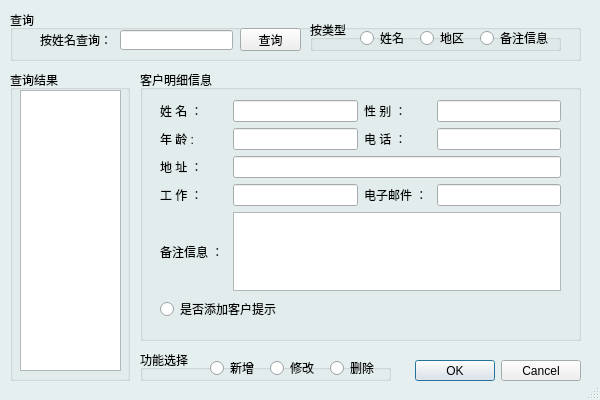
<?xml version="1.0" encoding="UTF-8"?>
<ui version="4.0">
 <class>Dialog</class>
 <widget class="QDialog" name="Dialog">
  <property name="geometry">
   <rect>
    <x>0</x>
    <y>0</y>
    <width>600</width>
    <height>400</height>
   </rect>
  </property>
  <property name="palette">
   <palette>
    <active>
     <colorrole role="Base">
      <brush brushstyle="SolidPattern">
       <color alpha="255">
        <red>255</red>
        <green>255</green>
        <blue>255</blue>
       </color>
      </brush>
     </colorrole>
     <colorrole role="Window">
      <brush brushstyle="SolidPattern">
       <color alpha="255">
        <red>229</red>
        <green>239</green>
        <blue>240</blue>
       </color>
      </brush>
     </colorrole>
    </active>
    <inactive>
     <colorrole role="Base">
      <brush brushstyle="SolidPattern">
       <color alpha="255">
        <red>255</red>
        <green>255</green>
        <blue>255</blue>
       </color>
      </brush>
     </colorrole>
     <colorrole role="Window">
      <brush brushstyle="SolidPattern">
       <color alpha="255">
        <red>229</red>
        <green>239</green>
        <blue>240</blue>
       </color>
      </brush>
     </colorrole>
    </inactive>
    <disabled>
     <colorrole role="Base">
      <brush brushstyle="SolidPattern">
       <color alpha="255">
        <red>229</red>
        <green>239</green>
        <blue>240</blue>
       </color>
      </brush>
     </colorrole>
     <colorrole role="Window">
      <brush brushstyle="SolidPattern">
       <color alpha="255">
        <red>229</red>
        <green>239</green>
        <blue>240</blue>
       </color>
      </brush>
     </colorrole>
    </disabled>
   </palette>
  </property>
  <property name="windowTitle">
   <string>客户信息编辑</string>
  </property>
  <property name="autoFillBackground">
   <bool>false</bool>
  </property>
  <property name="sizeGripEnabled">
   <bool>true</bool>
  </property>
  <widget class="QDialogButtonBox" name="buttonBox">
   <property name="geometry">
    <rect>
     <x>390</x>
     <y>360</y>
     <width>191</width>
     <height>21</height>
    </rect>
   </property>
   <property name="orientation">
    <enum>Qt::Horizontal</enum>
   </property>
   <property name="standardButtons">
    <set>QDialogButtonBox::Cancel|QDialogButtonBox::Ok</set>
   </property>
  </widget>
  <widget class="QGroupBox" name="groupBox_select">
   <property name="geometry">
    <rect>
     <x>10</x>
     <y>10</y>
     <width>571</width>
     <height>51</height>
    </rect>
   </property>
   <property name="title">
    <string>查询</string>
   </property>
   <widget class="QLabel" name="label">
    <property name="geometry">
     <rect>
      <x>30</x>
      <y>20</y>
      <width>91</width>
      <height>20</height>
     </rect>
    </property>
    <property name="text">
     <string>按姓名查询：</string>
    </property>
   </widget>
   <widget class="QLineEdit" name="lineEdit_cx">
    <property name="geometry">
     <rect>
      <x>110</x>
      <y>20</y>
      <width>113</width>
      <height>20</height>
     </rect>
    </property>
   </widget>
   <widget class="QGroupBox" name="groupBox_selecttype">
    <property name="geometry">
     <rect>
      <x>300</x>
      <y>10</y>
      <width>251</width>
      <height>31</height>
     </rect>
    </property>
    <property name="title">
     <string>按类型</string>
    </property>
    <widget class="QRadioButton" name="radioButton_xm">
     <property name="geometry">
      <rect>
       <x>50</x>
       <y>10</y>
       <width>51</width>
       <height>16</height>
      </rect>
     </property>
     <property name="text">
      <string>姓名</string>
     </property>
    </widget>
    <widget class="QRadioButton" name="radioButton_dq">
     <property name="geometry">
      <rect>
       <x>110</x>
       <y>10</y>
       <width>51</width>
       <height>16</height>
      </rect>
     </property>
     <property name="text">
      <string>地区</string>
     </property>
    </widget>
    <widget class="QRadioButton" name="radioButton_bz">
     <property name="geometry">
      <rect>
       <x>170</x>
       <y>10</y>
       <width>71</width>
       <height>16</height>
      </rect>
     </property>
     <property name="text">
      <string>备注信息</string>
     </property>
    </widget>
   </widget>
   <widget class="QPushButton" name="pushButton_cx">
    <property name="geometry">
     <rect>
      <x>230</x>
      <y>18</y>
      <width>61</width>
      <height>23</height>
     </rect>
    </property>
    <property name="text">
     <string>查询</string>
    </property>
   </widget>
  </widget>
  <widget class="QGroupBox" name="groupBox">
   <property name="geometry">
    <rect>
     <x>140</x>
     <y>70</y>
     <width>441</width>
     <height>271</height>
    </rect>
   </property>
   <property name="title">
    <string>客户明细信息</string>
   </property>
   <widget class="QWidget" name="gridLayoutWidget">
    <property name="geometry">
     <rect>
      <x>20</x>
      <y>30</y>
      <width>401</width>
      <height>221</height>
     </rect>
    </property>
    <layout class="QGridLayout" name="gridLayout">
     <item row="0" column="0">
      <widget class="QLabel" name="label_2">
       <property name="text">
        <string>姓 名 ：</string>
       </property>
      </widget>
     </item>
     <item row="0" column="1">
      <widget class="QLineEdit" name="lineEdit_xm"/>
     </item>
     <item row="0" column="3">
      <widget class="QLineEdit" name="lineEdit_xb"/>
     </item>
     <item row="1" column="3">
      <widget class="QLineEdit" name="lineEdit_tel"/>
     </item>
     <item row="3" column="3">
      <widget class="QLineEdit" name="lineEdit_email"/>
     </item>
     <item row="1" column="0">
      <widget class="QLabel" name="label_4">
       <property name="text">
        <string>年 龄 :</string>
       </property>
      </widget>
     </item>
     <item row="3" column="0">
      <widget class="QLabel" name="label_7">
       <property name="text">
        <string>工 作 ：</string>
       </property>
      </widget>
     </item>
     <item row="2" column="0">
      <widget class="QLabel" name="label_6">
       <property name="text">
        <string>地 址 ：</string>
       </property>
      </widget>
     </item>
     <item row="1" column="2">
      <widget class="QLabel" name="label_5">
       <property name="text">
        <string>电 话 ：</string>
       </property>
      </widget>
     </item>
     <item row="1" column="1">
      <widget class="QLineEdit" name="lineEdit_nl"/>
     </item>
     <item row="0" column="2">
      <widget class="QLabel" name="label_3">
       <property name="text">
        <string>性 别 ：</string>
       </property>
      </widget>
     </item>
     <item row="3" column="1">
      <widget class="QLineEdit" name="lineEdit_gz"/>
     </item>
     <item row="2" column="1" colspan="3">
      <widget class="QLineEdit" name="lineEdit_dz"/>
     </item>
     <item row="3" column="2">
      <widget class="QLabel" name="label_8">
       <property name="text">
        <string>电子邮件 ： </string>
       </property>
      </widget>
     </item>
     <item row="5" column="1" colspan="3">
      <widget class="QTextEdit" name="textEdit_bz"/>
     </item>
     <item row="5" column="0">
      <widget class="QLabel" name="label_9">
       <property name="text">
        <string>备注信息 ： </string>
       </property>
      </widget>
     </item>
     <item row="6" column="0" colspan="4">
      <widget class="QRadioButton" name="radioButton_2">
       <property name="text">
        <string>是否添加客户提示</string>
       </property>
      </widget>
     </item>
    </layout>
   </widget>
  </widget>
  <widget class="QGroupBox" name="groupBox_2">
   <property name="geometry">
    <rect>
     <x>140</x>
     <y>350</y>
     <width>251</width>
     <height>31</height>
    </rect>
   </property>
   <property name="title">
    <string>功能选择 </string>
   </property>
   <widget class="QRadioButton" name="radioButton_new">
    <property name="geometry">
     <rect>
      <x>70</x>
      <y>10</y>
      <width>60</width>
      <height>16</height>
     </rect>
    </property>
    <property name="text">
     <string>新增</string>
    </property>
   </widget>
   <widget class="QRadioButton" name="radioButton_modify">
    <property name="geometry">
     <rect>
      <x>130</x>
      <y>10</y>
      <width>51</width>
      <height>16</height>
     </rect>
    </property>
    <property name="text">
     <string>修改</string>
    </property>
   </widget>
   <widget class="QRadioButton" name="radioButton">
    <property name="geometry">
     <rect>
      <x>190</x>
      <y>10</y>
      <width>51</width>
      <height>16</height>
     </rect>
    </property>
    <property name="text">
     <string>删除</string>
    </property>
   </widget>
  </widget>
  <widget class="QGroupBox" name="groupBox_3">
   <property name="geometry">
    <rect>
     <x>10</x>
     <y>70</y>
     <width>120</width>
     <height>311</height>
    </rect>
   </property>
   <property name="title">
    <string>查询结果</string>
   </property>
   <widget class="QTableView" name="tableView">
    <property name="geometry">
     <rect>
      <x>10</x>
      <y>20</y>
      <width>101</width>
      <height>281</height>
     </rect>
    </property>
   </widget>
  </widget>
 </widget>
 <resources/>
 <connections>
  <connection>
   <sender>buttonBox</sender>
   <signal>accepted()</signal>
   <receiver>Dialog</receiver>
   <slot>accept()</slot>
   <hints>
    <hint type="sourcelabel">
     <x>248</x>
     <y>254</y>
    </hint>
    <hint type="destinationlabel">
     <x>157</x>
     <y>274</y>
    </hint>
   </hints>
  </connection>
  <connection>
   <sender>buttonBox</sender>
   <signal>rejected()</signal>
   <receiver>Dialog</receiver>
   <slot>reject()</slot>
   <hints>
    <hint type="sourcelabel">
     <x>316</x>
     <y>260</y>
    </hint>
    <hint type="destinationlabel">
     <x>286</x>
     <y>274</y>
    </hint>
   </hints>
  </connection>
 </connections>
</ui>
